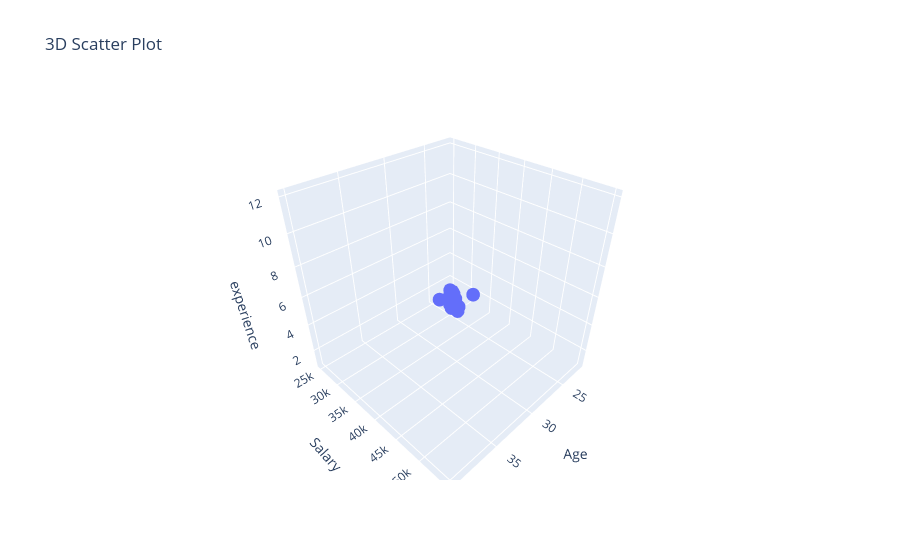

Write notebook code for a chart like this one.
### Code cell
fig = px.scatter_3d(df, x='Age', y='Salary', z='experience', title='3D Scatter Plot')
fig.show()

### Figure 1 — Plotly figure (JSON) as saved in the notebook; plotly's stock layout.template omitted (floating-point values rounded to 4 significant figures)
{"data": [{"hovertemplate": "Age=%{x}<br>Salary=%{y}<br>experience=%{z}<extra></extra>", "legendgroup": "", "marker": {"color": "#636efa", "symbol": "circle"}, "mode": "markers", "name": "", "scene": "scene", "showlegend": false, "type": "scatter3d", "x": [22, 25, 29, 24, 30, 35, 40, 36, 28, 22, 23, 25, 26, 24, 31, 29, 27, 33, 35, 38], "y": [25000, 30000, 37000, 28000, 39000, 48000, 55000, 52000, 35000, 26000, 27000, 31000, 33000, 29000, 40000, 36000, 34000, 45000, 47000, 50000], "z": [1.0, 2.0, 4.0, 1.5, 5.0, 8.0, 12.0, 10.0, 4.0, 1.0, 1.2, 2.0, 3.0, 1.8, 5.5, 4.5, 3.2, 7.0, 8.0, 10.0]}], "layout": {"legend": {"tracegroupgap": 0}, "scene": {"domain": {"x": [0, 1], "y": [0, 1]}, "xaxis": {"title": {"text": "Age"}}, "yaxis": {"title": {"text": "Salary"}}, "zaxis": {"title": {"text": "experience"}}}, "title": {"text": "3D Scatter Plot"}}}
